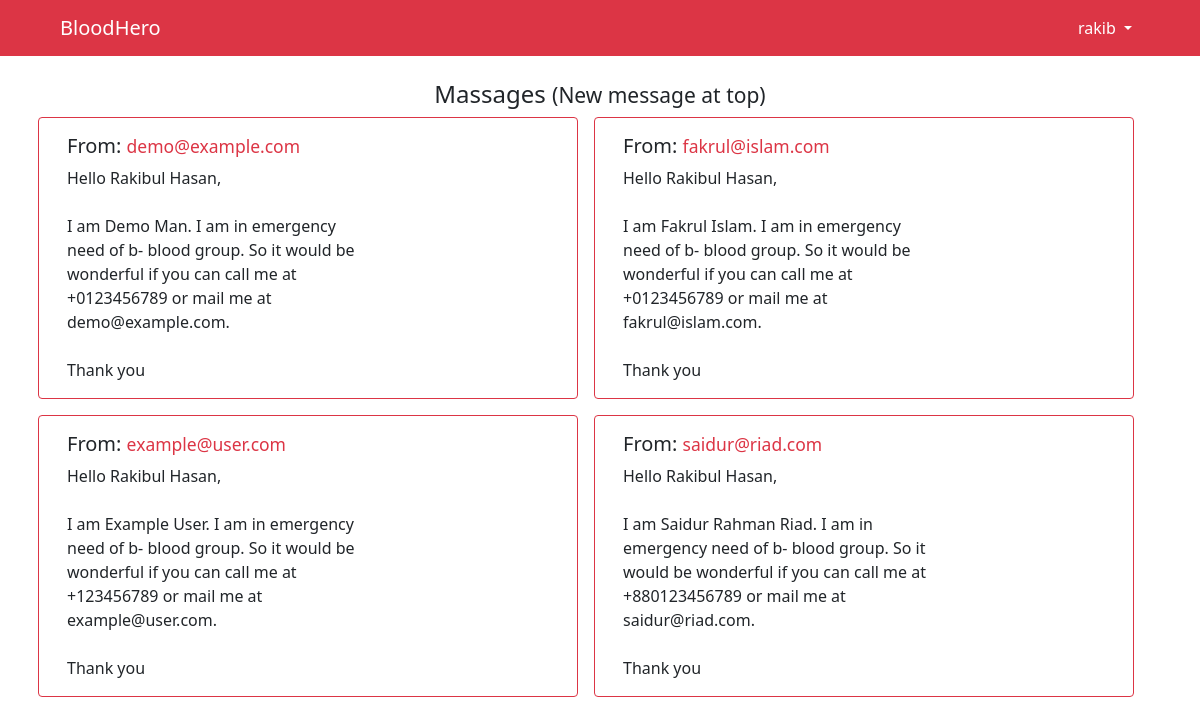
The page /messages/ (signed in) on the database its author committed.
### donors/models.py (models this page shows, shortened)
class DonorSignup(AbstractBaseUser):
    email = models.EmailField(verbose_name='email', max_length=60, unique=True)
    username = models.CharField(max_length=30, unique=True)
    date_joined = models.DateTimeField(verbose_name='date joined', auto_now_add=True)
    last_login = models.DateTimeField(verbose_name='last login', auto_now=True)
    is_admin = models.BooleanField(default=False)
    is_active = models.BooleanField(default=True)
    is_superuser = models.BooleanField(default=False)
    is_staff = models.BooleanField(default=False)
    USERNAME_FIELD = 'email'
    REQUIRED_FIELDS = ['username']
    objects = MyDonorManager()

class Messages(models.Model):
    email_from = models.EmailField(max_length=60)
    email_to = models.EmailField(max_length=60)
    message = models.TextField(max_length=400)

### donors/views.py (the view)
# urls.py: path('messages/', messages, name='messages'),
@login_required
def messages(request):
    data = Messages.objects.filter(email_to=request.user.email).order_by('-id')
    return render(request, 'navigation/messages.html', {'data': data})

### donors/templates/navigation/messages.html
{% extends 'base.html' %}
{% block content %}
<h4 class="text-center mt-4">Massages <small>(New message at top)</small> </h4>
<div class="mt-2 container">
  <div class="row row-cols-1 row-cols-md-1 row-cols-lg-2">
    {% for msg in data %}
      <div class="card border-danger mb-3 col mx-lg-2" style="max-width: 540px;">
        <div class="row g-0">
          <div class="col-md-8">
            <div class="card-body">
              <h5 class="card-title">From: <small class="text-danger">{{msg.email_from}}</small></h5>
              <p class="card-text">{{ msg.message | safe}}</p>
            </div>
          </div>
        </div>
      </div>
      {% endfor %}
  </div>
</div>
{% endblock content %}

### donors/templates/base.html (shortened to what this page needs)
{% load static %}
<!doctype html>
<html lang="en">
  <head>
    <link href="https://cdn.jsdelivr.net/npm/bootstrap@5.0.0-beta1/dist/css/bootstrap.min.css" rel="stylesheet">
  </head>
  <body>
    {% if request.user.is_authenticated %}
    <nav class="navbar navbar-expand-lg navbar-dark bg-danger">
      <div class="container-fluid">
        <a class="navbar-brand ms-md-5" href="{% url 'dashboard' %}">BloodHero</a>
        <div class="collapse navbar-collapse" id="navbarSupportedContent">
          <div class="ms-auto me-md-5">
            <ul class="navbar-nav me-auto mb-2 mb-lg-0">
              <li class="nav-item dropdown">
                <a class="nav-link dropdown-toggle" style="color:white;" href="#" id="navbarDropdown" role="button" data-bs-toggle="dropdown" aria-expanded="false">
                  {{ request.user.username }}
                </a>
              </li>
            </ul>
          </div>
        </div>
      </div>
    </nav>
    {% endif %}
    {% block content %}
    {% endblock content %}
  </body>
</html>

### rows shown on the page
DonorSignup: user.username "rakib"
Messages: email_from "demo@example.com", message "Hello Rakibul Hasan, I am Demo Man. I am in emergency need of b- blood group. So it would be wonderful if you can call me at +0123456789 or mail me at demo@example.com. Thank you"
Messages: email_from "fakrul@islam.com", message "Hello Rakibul Hasan, I am Fakrul Islam. I am in emergency need of b- blood group. So it would be wonderful if you can call me at +0123456789 or mail me at fakrul@islam.com. Thank you"
Messages: email_from "example@user.com", message "Hello Rakibul Hasan, I am Example User. I am in emergency need of b- blood group. So it would be wonderful if you can call me at +123456789 or mail me at example@user.com. Thank you"
Messages: email_from "saidur@riad.com", message "Hello Rakibul Hasan, I am Saidur Rahman Riad. I am in emergency need of b- blood group. So it would be wonderful if you can call me at +880123456789 or mail me at saidur@riad.com. Thank you"
